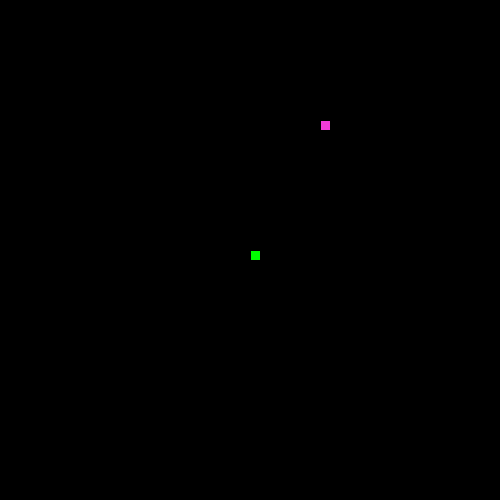
Frame 1 (no input)
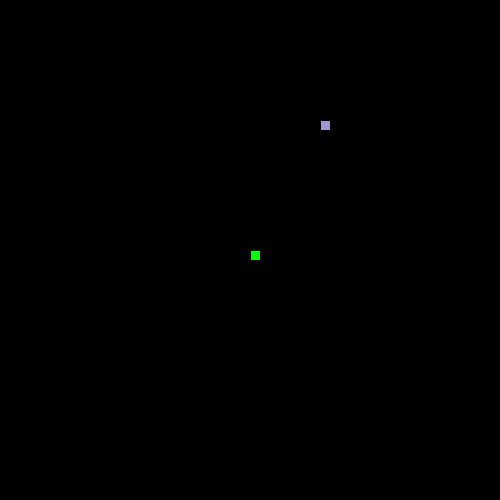
Frame 60 (the mouse pressed at the canvas centre just before this capture)
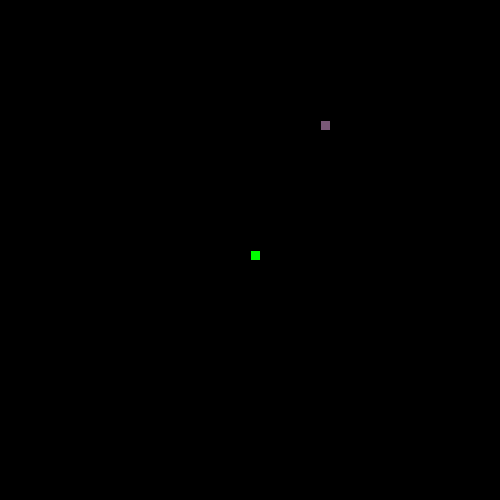
Frame 120 (the mouse held since frame 60 and released just before this capture)

The Processing sketch that drew these frames (run headless with seeded random() and noise(); from frame 60 on, the mouse is pressed at the canvas centre):

// Processing sketch: SnakeRecipe
// ── SnakeRecipe.pde

// 1. Follow the recipe instructions inside the Segment class.

// The Segment class will be used to represent each part of the moving snake.

class Segment {

  //2. Create x and y member variables to hold the location of each segment.
  private int segmentX;
  private int segmentY;

  // 3. Add a constructor with parameters to initialize each variable.
  public Segment(int segmentX, int segmentY) {
    this.segmentX = segmentX;
    this.segmentY = segmentY;
  }


  // 4. Add getter and setter methods for both the x and y member variables.
  
  public int getSegmentX() {
     return this.segmentX;
  }
  
  public int getSegmentY() {
     return this.segmentY; 
  }
  
  public void setSegmentX(int segmentX) {
      this.segmentX = segmentX;
  }
  
  public void setSegmentY(int segmentY) {
     this.segmentY = segmentY;
  }
  
}


// 5. Create (but do not initialize) a Segment variable to hold the head of the Snake

Segment head;

// 6. Create and initialize a String to hold the direction of your snake e.g. "up"

String dir = "";

// 7. Create and initialize a variable to hold how many pieces of food the snake has eaten.
// give it a value of 1 to start.

int foodEaten = 1;

// 8. Create and initialize foodX and foodY variables to hold the location of the food.

int foodX = ((int)random(50)*10);

int foodY = ((int)random(50)*10);


// (Hint: use the random method to set both the x and y to random locations within the screen size (500 by 500).)

//int foodX = ((int)random(50)*10);

void setup() {

  // 9. Set the size of your sketch (500 by 500).

  size(500, 500);

  // 10. initialize your head to a new segment.
  head = new Segment(250,250);


  // 11. Use the frameRate(int rate) method to set the rate to 20.
  frameRate(20);
}


void draw() {

  background(0);


  //12. Call the manageTail, drawFood, drawSnake, move, and collision methods.
  manageTail();
  drawFood();
  drawSnake();
  move();
  collision();
}


// 13. Complete the drawFood method below. (Hint: each piece of food should be a 10 by 10 rectangle).

void drawFood() {
  
  fill(random(255),random(255),random(255));
  
  rect(foodX,foodY,10,10);
}


//14. Draw the snake head (use a 10 by 10 rectangle)

void drawSnake() {
  
  fill(0,255,0);
  
  rect(head.getSegmentX(),head.getSegmentY(),10,10);


  //test your code
}


// 15. Complete the move method below.

void move() {

  // 16. Using a switch statement, make your snake head move by 10 pixels in the correct direction.
  //This is an incomplete switch statement:
  
  switch(dir) {
  case "up":
    head.setSegmentY(head.getSegmentY() - 10);
    break;
  case "down":
    head.setSegmentY(head.getSegmentY() + 10);
    break;
  case "left":
   head.setSegmentX(head.getSegmentX() - 10);
    break;
  case "right":
    head.setSegmentX(head.getSegmentX() + 10);
    break;
  }


  // 17. Call the checkBoundaries method to make sure the snake head doesn't go off the screen.
  
  checkBoundaries();
  
}


// 18. Complete the keyPressed method below. Use if statements to set your direction variable depending on what key is pressed.

void keyPressed() {
  
  if (key == CODED) {
    if (keyCode == UP && !dir.equals("down")) {
      dir = "up";
    } else if (keyCode == DOWN && !dir.equals("up")) {
      dir = "down";
    } 
    else if (keyCode == RIGHT && !dir.equals("left")) {
      dir = "right";
    } 
    else if (keyCode == LEFT && !dir.equals("right")) {
      dir = "left";
    } 
  }
}
// 19. check if your head is out of bounds (teleport your snake head to the other side).

void checkBoundaries() {
  
  if(head.getSegmentX() > 500) {
    head.setSegmentX(20);
  }
   else if(head.getSegmentX() < 0) {
    head.setSegmentX(480);
  }
   else if(head.getSegmentY() > 500) {
    head.setSegmentY(20);
  }
   if(head.getSegmentY() < 0) {
    head.setSegmentY(480);
  } 
}
//20. Make sure that the key for your current direction’s opposite doesn’t work(i.e. If you’re going up, down key shouldn’t work)



// 21. Complete the missing parts of the collision method below.

void collision() {

  // If the segment is colliding with a piece of food...
     // Increase the amount of food eaten and set foodX and foodY to new random locations.
     
     
     if(head.getSegmentX() == foodX && head.getSegmentY() == foodY) {
       
       
       foodEaten++;
       foodX = ((int)random(50)*10);
       foodY = ((int)random(50)*10);
     }
     
     
}



/**
 
 ** Part 2: making the tail (the rest of the snake)
 
 **/

//  1. Create and initialize an ArrayList of Segments. (This will be your snake tail!)

ArrayList<Segment> tail = new ArrayList<Segment>();


// 2. Complete the missing parts of the manageTail method below and call it in the draw method.

void manageTail() {

  //Call the drawTail and checkTailCollision methods.
  drawTail();
  checkTailCollision();

  // Add a new Segment to your ArrayList that has the same X and Y as the head of your snake.
  tail.add(new Segment(head.getSegmentX(), head.getSegmentY()));

  // To keep your tail the right length:
  // while the tail size is greater than the number of food pieces eaten, remove the first Segment in your tail.
  
  while(tail.size() > foodEaten) {
    
    tail.remove(0);
  }
}

void drawTail() {
    // Draw a 10 by 10 rectangle for each Segment in your snake ArrayList.
    for(int i = 0; i < tail.size(); i++) {
      rect(tail.get(i).getSegmentX(),tail.get(i).getSegmentY(),10,10);
    }
}


// 3. Complete the missing parts of the bodyCollision method below.

void checkTailCollision() {

  // If your head has the same location as one of your segments...

  // reset your food variable
    for(int i = 0; i < tail.size(); i++) {
      if(tail.get(i).getSegmentX() == head.getSegmentX() && tail.get(i).getSegmentY() == head.getSegmentY()) {
        foodEaten = 0;
      }
    }

  //Call this method at the beginning of your manageTail method.
}
